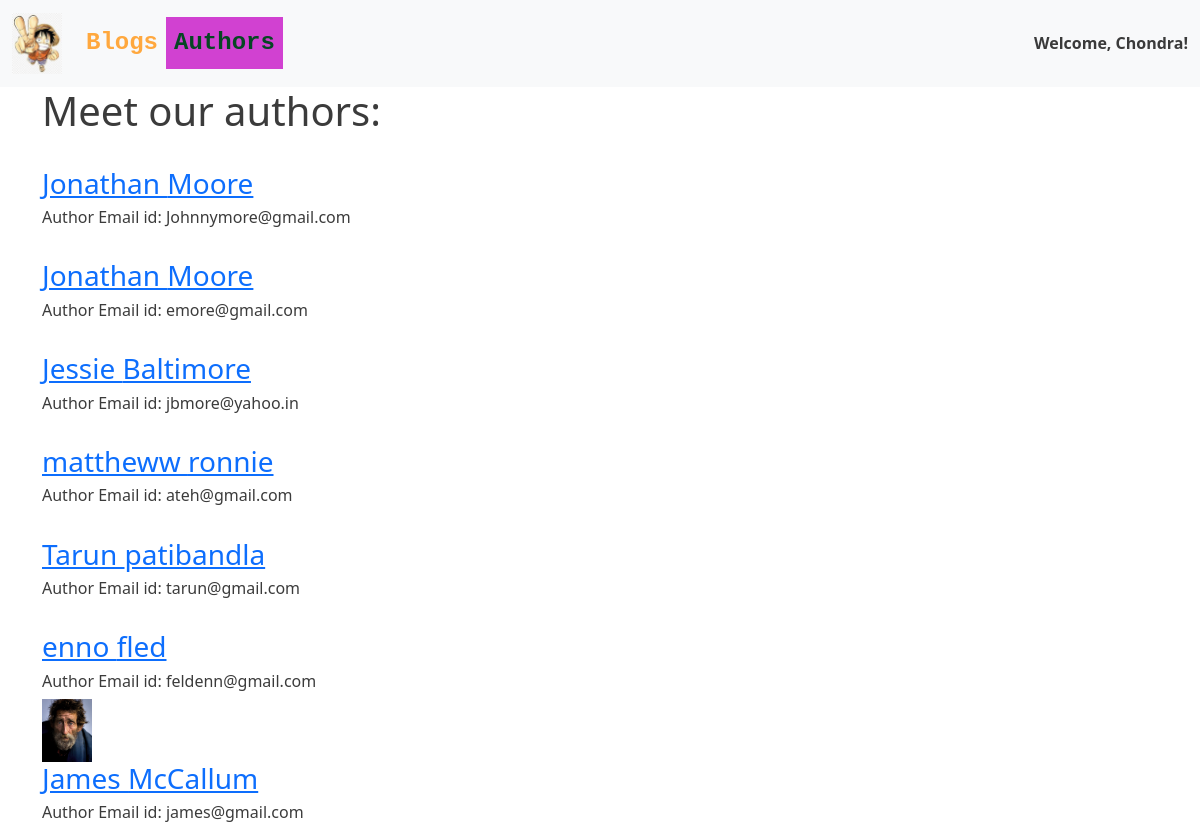
Page /authors/ (signed in) on the committed database.
### blogapp/models.py (models this page shows, shortened)
class Author(models.Model):
    author_first_name = models.CharField(
        max_length=50, blank=False, help_text="Author's first name")
    author_last_name = models.CharField(
        max_length=50, blank=False, help_text="Author's Last name")
    author_email = models.EmailField(
        blank=False, unique=True, help_text='Author email id')
    author_biodata = models.TextField(max_length=250, blank=True, null=True)
    author_image = models.ImageField(
        upload_to='authors/', null=True, blank=True)

### blogapp/views.py (the view)
# urls.py: path('authors/', views.authors, name='authors'),
def authors(request):
    authors = Author.objects.all()
    context = {"authors": authors}
    return render(request, './blogapp/authors.html', context=context)

### blogapp/templates/blogapp/authors.html
{% extends './base.html' %}
{% load static %}
{% block content %}
<h1>Meet our authors: </h1>
{%for author in authors%}
{% if author.author_image%}
<img src="{{ author.author_image.url }}" alt="" width=50px>
{% else %}
<img src="{%static 'blogapp/Catimage.jpg'%}" alt="" width=50px>
{% endif%}
<a href="{% url 'authorblogs' author.id %}">
    <h3>{{author.author_first_name}} {{author.author_last_name}}</h3>
</a>
<h6>Author Email id: {{author.author_email}}</h6>
{%endfor%}
{% endblock %}

### blogapp/templates/blogapp/base.html (shortened to what this page needs)
<!DOCTYPE html>
<html lang="en">
<head>
    <link href="https://cdn.jsdelivr.net/npm/bootstrap@5.2.0/dist/css/bootstrap.min.css" rel="stylesheet"
>
</head>
<body>
    <!-- {%load static%}
    <img src="{% static 'blogapp/Catimage.jpg' %}" alt="cat" width=100px> -->
    <nav class="navbar navbar-expand-lg bg-light">
        <div class="container-fluid">
            {% load static %}
            <a class="navbar-brand" href="#"><img src="{%static 'blogapp/images.jpeg'%}" alt="" width=50px
                    class="navbarimg"></a>
            <div class="collapse navbar-collapse" id="navbarSupportedContent">
                <ul class="navbar-nav me-auto mb-2 mb-lg-0">
                    <li class="nav-item">
                        <a class="nav-link active" aria-current="page" href="{% url 'index' %}"
                            style="font-family: 'Courier New', monospace; color:rgb(255, 168, 62); font-size: x-large; font-weight: bold;">Blogs</a>
                    </li>
                    <li class="nav-item">
                        <a class="nav-link" href="{% url 'authors' %}"
                            style="font-family:'Courier New', Courier, monospace;color:rgb(5, 71, 35); font-size: x-large; font-weight: bold; background-color: rgb(209, 65, 209);">Authors</a>
                    </li>
                </ul>
                {% if request.user.username%}
                <strong>Welcome, {{ request.user | title}}!</strong>
                {% else %}
                <strong>Welcome! </strong>
                {% endif %}
            </div>
        </div>
    </nav>
    <div class="container">
        {%block content%}
        {%endblock%}
    </div>
</body>
</html>

### blogapp/templates/blogapp/base.html (style rules this page uses)
body { color: rgba(0, 0, 0, 0.769); background-repeat: no-repeat; background-attachment: fixed; background-size: cover; font-weight: bold; }
.navbarimg { background: transparent; }

### rows in the picture
Author: author_first_name "Jonathan", author_last_name "Moore", author_email "Johnnymore@gmail.com"
Author: author_first_name "Jonathan", author_last_name "Moore", author_email "emore@gmail.com"
Author: author_first_name "Jessie", author_last_name "Baltimore", author_email "jbmore@yahoo.in"
Author: author_first_name "mattheww", author_last_name "ronnie", author_email "ateh@gmail.com"
Author: author_first_name "Tarun", author_last_name "patibandla", author_email "tarun@gmail.com"
Author: author_first_name "enno", author_last_name "fled", author_email "feldenn@gmail.com"
Author: author_image (picture), author_first_name "James", author_last_name "McCallum", author_email "james@gmail.com"

### other values in the picture
{{ request.user | title }} "Chondra"
